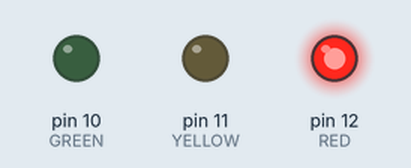
A sketch run on a simulated Arduino Uno, built with avr-gcc and run on an emulated ATmega328P. Shown: output pins drawn as LEDs (lit = HIGH).

Above: at 1.5 s.
At 3.5 s:
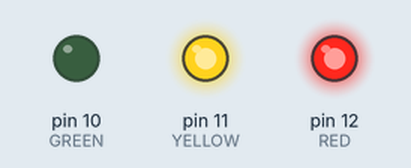
At 5.5 s:
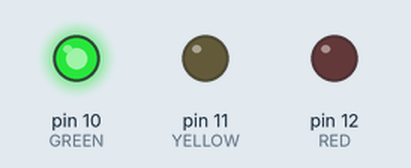
At 7.5 s:
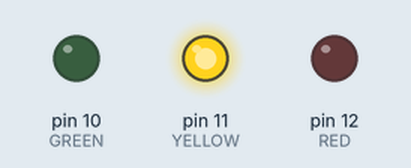
Timing chart, 0 to 10.4 s (numbered marks = the images above):
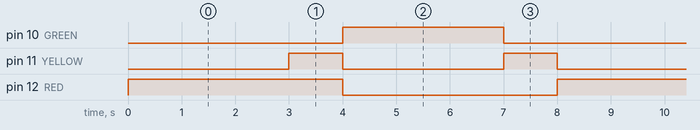

Measured:
- by itself, pin 10 (GREEN): alternates HIGH for 3.0 s and LOW for 5.0 s
- by itself, pin 11 (YELLOW): alternates HIGH for 1.0 s and LOW for 3.0 s
- by itself, pin 12 (RED): alternates HIGH for 4.0 s and LOW for 4.0 s

The sketch:

trafik-isigi.ino
```cpp
// Trafik ışığı: kırmızı (D12), sarı (D11) ve yeşil (D10) LED'ler sırayla yanar.
const int RED = 12;
const int YELLOW = 11;
const int GREEN = 10;

void lights(bool red, bool yellow, bool green) {
  digitalWrite(RED, red ? HIGH : LOW);
  digitalWrite(YELLOW, yellow ? HIGH : LOW);
  digitalWrite(GREEN, green ? HIGH : LOW);
}

void setup() {
  pinMode(RED, OUTPUT);
  pinMode(YELLOW, OUTPUT);
  pinMode(GREEN, OUTPUT);
}

void loop() {
  lights(true, false, false);   // dur
  delay(3000);
  lights(true, true, false);    // hazırlan
  delay(1000);
  lights(false, false, true);   // geç
  delay(3000);
  lights(false, true, false);   // dikkat
  delay(1000);
}
```
